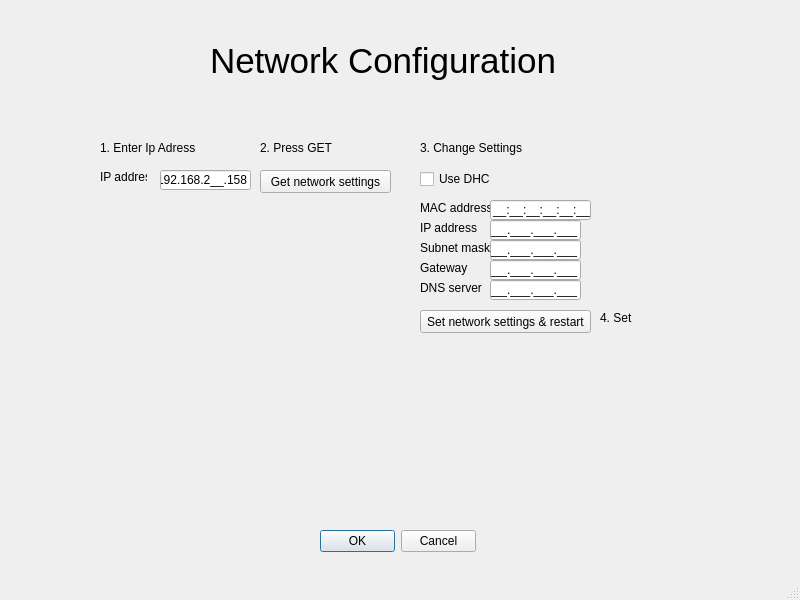
<?xml version="1.0" encoding="UTF-8"?>
<ui version="4.0">
 <class>MainWindow</class>
 <widget class="QMainWindow" name="MainWindow">
  <property name="geometry">
   <rect>
    <x>0</x>
    <y>0</y>
    <width>800</width>
    <height>600</height>
   </rect>
  </property>
  <property name="windowTitle">
   <string>Matrix Controller Library Demo</string>
  </property>
  <widget class="QWidget" name="centralwidget">
   <widget class="QLineEdit" name="edt_ip_address">
    <property name="geometry">
     <rect>
      <x>160</x>
      <y>170</y>
      <width>91</width>
      <height>20</height>
     </rect>
    </property>
    <property name="inputMask">
     <string>000.000.000.000;_</string>
    </property>
    <property name="text">
     <string>192.168.2.158</string>
    </property>
   </widget>
   <widget class="QLabel" name="label_3">
    <property name="geometry">
     <rect>
      <x>100</x>
      <y>170</y>
      <width>47</width>
      <height>14</height>
     </rect>
    </property>
    <property name="text">
     <string>IP address</string>
    </property>
   </widget>
   <widget class="QPushButton" name="btn_get_network_settings">
    <property name="geometry">
     <rect>
      <x>260</x>
      <y>170</y>
      <width>131</width>
      <height>23</height>
     </rect>
    </property>
    <property name="text">
     <string>Get network settings</string>
    </property>
   </widget>
   <widget class="QCheckBox" name="chb_use_dhcp">
    <property name="geometry">
     <rect>
      <x>420</x>
      <y>170</y>
      <width>71</width>
      <height>18</height>
     </rect>
    </property>
    <property name="text">
     <string>Use DHCP</string>
    </property>
   </widget>
   <widget class="QLabel" name="label_4">
    <property name="geometry">
     <rect>
      <x>420</x>
      <y>200</y>
      <width>71</width>
      <height>16</height>
     </rect>
    </property>
    <property name="text">
     <string>MAC address</string>
    </property>
   </widget>
   <widget class="QLabel" name="label_5">
    <property name="geometry">
     <rect>
      <x>420</x>
      <y>220</y>
      <width>71</width>
      <height>16</height>
     </rect>
    </property>
    <property name="text">
     <string>IP address</string>
    </property>
   </widget>
   <widget class="QLabel" name="label_6">
    <property name="geometry">
     <rect>
      <x>420</x>
      <y>240</y>
      <width>71</width>
      <height>16</height>
     </rect>
    </property>
    <property name="text">
     <string>Subnet mask</string>
    </property>
   </widget>
   <widget class="QLabel" name="label_7">
    <property name="geometry">
     <rect>
      <x>420</x>
      <y>260</y>
      <width>71</width>
      <height>16</height>
     </rect>
    </property>
    <property name="text">
     <string>Gateway</string>
    </property>
   </widget>
   <widget class="QLabel" name="label_8">
    <property name="geometry">
     <rect>
      <x>420</x>
      <y>280</y>
      <width>71</width>
      <height>16</height>
     </rect>
    </property>
    <property name="text">
     <string>DNS server</string>
    </property>
   </widget>
   <widget class="QLineEdit" name="edt_mac_address">
    <property name="geometry">
     <rect>
      <x>490</x>
      <y>200</y>
      <width>101</width>
      <height>20</height>
     </rect>
    </property>
    <property name="inputMask">
     <string>HH:HH:HH:HH:HH:HH;_</string>
    </property>
   </widget>
   <widget class="QLineEdit" name="edt_static_ip_address">
    <property name="geometry">
     <rect>
      <x>490</x>
      <y>220</y>
      <width>91</width>
      <height>20</height>
     </rect>
    </property>
    <property name="inputMask">
     <string>000.000.000.000;_</string>
    </property>
    <property name="text">
     <string>...</string>
    </property>
   </widget>
   <widget class="QLineEdit" name="edt_subnet_mask">
    <property name="geometry">
     <rect>
      <x>490</x>
      <y>240</y>
      <width>91</width>
      <height>20</height>
     </rect>
    </property>
    <property name="inputMask">
     <string>000.000.000.000;_</string>
    </property>
    <property name="text">
     <string>...</string>
    </property>
   </widget>
   <widget class="QLineEdit" name="edt_gateway">
    <property name="geometry">
     <rect>
      <x>490</x>
      <y>260</y>
      <width>91</width>
      <height>20</height>
     </rect>
    </property>
    <property name="inputMask">
     <string>000.000.000.000;_</string>
    </property>
    <property name="text">
     <string>...</string>
    </property>
   </widget>
   <widget class="QLineEdit" name="edt_dns_server">
    <property name="geometry">
     <rect>
      <x>490</x>
      <y>280</y>
      <width>91</width>
      <height>20</height>
     </rect>
    </property>
    <property name="inputMask">
     <string>000.000.000.000;_</string>
    </property>
    <property name="text">
     <string>...</string>
    </property>
   </widget>
   <widget class="QPushButton" name="btn_set_network_settings">
    <property name="geometry">
     <rect>
      <x>420</x>
      <y>310</y>
      <width>171</width>
      <height>23</height>
     </rect>
    </property>
    <property name="text">
     <string>Set network settings &amp;&amp; restart</string>
    </property>
   </widget>
   <widget class="QLabel" name="label">
    <property name="geometry">
     <rect>
      <x>100</x>
      <y>140</y>
      <width>151</width>
      <height>16</height>
     </rect>
    </property>
    <property name="text">
     <string>1. Enter Ip Adress</string>
    </property>
   </widget>
   <widget class="QLabel" name="label_2">
    <property name="geometry">
     <rect>
      <x>260</x>
      <y>140</y>
      <width>121</width>
      <height>16</height>
     </rect>
    </property>
    <property name="text">
     <string>2. Press GET</string>
    </property>
   </widget>
   <widget class="QLabel" name="label_9">
    <property name="geometry">
     <rect>
      <x>420</x>
      <y>140</y>
      <width>121</width>
      <height>16</height>
     </rect>
    </property>
    <property name="text">
     <string>3. Change Settings</string>
    </property>
   </widget>
   <widget class="QLabel" name="label_10">
    <property name="geometry">
     <rect>
      <x>600</x>
      <y>310</y>
      <width>121</width>
      <height>16</height>
     </rect>
    </property>
    <property name="text">
     <string>4. Set</string>
    </property>
   </widget>
   <widget class="QDialogButtonBox" name="buttonBox">
    <property name="geometry">
     <rect>
      <x>320</x>
      <y>530</y>
      <width>156</width>
      <height>23</height>
     </rect>
    </property>
    <property name="standardButtons">
     <set>QDialogButtonBox::Cancel|QDialogButtonBox::Ok</set>
    </property>
   </widget>
   <widget class="QLabel" name="label_11">
    <property name="geometry">
     <rect>
      <x>210</x>
      <y>30</y>
      <width>371</width>
      <height>61</height>
     </rect>
    </property>
    <property name="font">
     <font>
      <pointsize>26</pointsize>
     </font>
    </property>
    <property name="text">
     <string>Network Configuration</string>
    </property>
   </widget>
  </widget>
  <widget class="QStatusBar" name="statusbar"/>
 </widget>
 <resources/>
 <connections/>
</ui>
